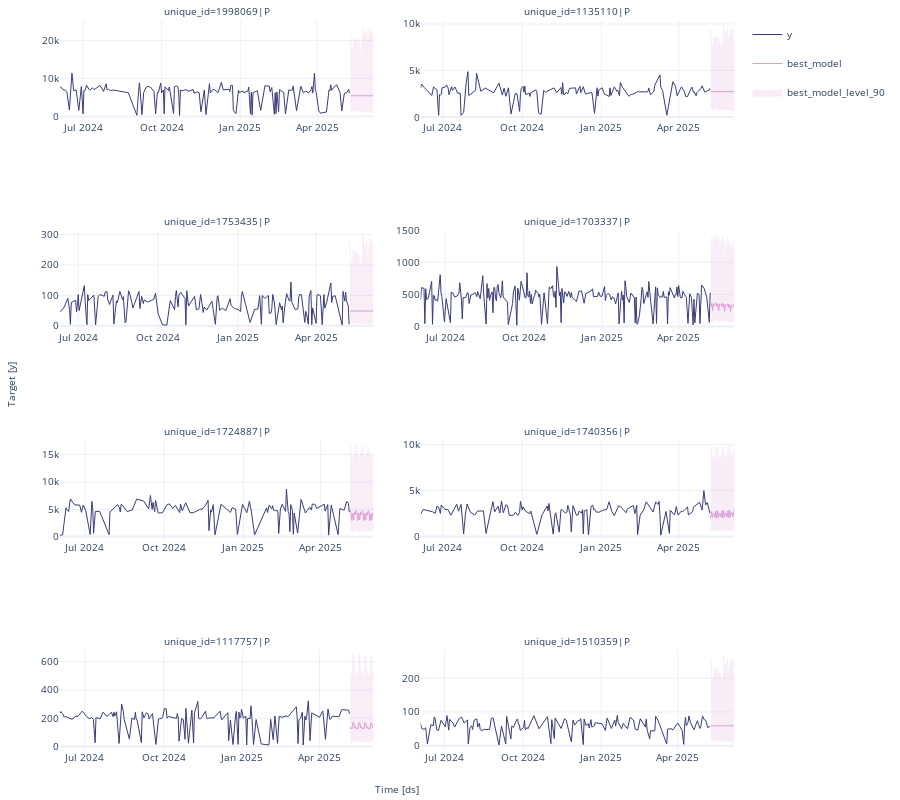

Here is the notebook cell this chart was saved with:
### Code cell
# Plot to unique_ids and some selected models
sf.plot(plot_df, prod_forecasts_df, level=[90], engine='plotly')

### Figure 1 — Plotly figure (JSON) as saved in the notebook; plotly's stock layout.template omitted (floating-point values rounded to 4 significant figures; data arrays with more than 128 entries replaced by an {"elided": "..."} marker saying what was removed)
{"data": [{"legendgroup": "y", "line": {"color": "#393b79", "width": 1}, "mode": "lines", "name": "y", "showlegend": true, "type": "scatter", "x": {"elided": "170 str values"}, "xaxis": "x", "y": {"elided": "170 float values"}, "yaxis": "y"}, {"legendgroup": "best_model", "line": {"color": "#de9ed6", "width": 1}, "mode": "lines", "name": "best_model", "showlegend": true, "type": "scatter", "x": {"elided": "170 str values"}, "xaxis": "x", "y": {"elided": "170 float values"}, "yaxis": "y"}, {"fill": "toself", "fillcolor": "#de9ed6", "legendgroup": "best_model_level_90", "line": {"color": "#de9ed6", "width": 1}, "mode": "lines", "name": "best_model_level_90", "opacity": 0.18, "showlegend": true, "type": "scatter", "x": {"elided": "340 str values"}, "xaxis": "x", "y": {"elided": "340 float values"}, "yaxis": "y"}, {"legendgroup": "y", "line": {"color": "#393b79", "width": 1}, "mode": "lines", "name": "y", "showlegend": false, "type": "scatter", "x": {"elided": "157 str values"}, "xaxis": "x2", "y": {"elided": "157 float values"}, "yaxis": "y2"}, {"legendgroup": "best_model", "line": {"color": "#de9ed6", "width": 1}, "mode": "lines", "name": "best_model", "showlegend": false, "type": "scatter", "x": {"elided": "157 str values"}, "xaxis": "x2", "y": {"elided": "157 float values"}, "yaxis": "y2"}, {"fill": "toself", "fillcolor": "#de9ed6", "legendgroup": "best_model_level_90", "line": {"color": "#de9ed6", "width": 1}, "mode": "lines", "name": "best_model_level_90", "opacity": 0.18, "showlegend": false, "type": "scatter", "x": {"elided": "314 str values"}, "xaxis": "x2", "y": {"elided": "314 float values"}, "yaxis": "y2"}, {"legendgroup": "y", "line": {"color": "#393b79", "width": 1}, "mode": "lines", "name": "y", "showlegend": false, "type": "scatter", "x": {"elided": "169 str values"}, "xaxis": "x3", "y": {"elided": "169 float values"}, "yaxis": "y3"}, {"legendgroup": "best_model", "line": {"color": "#de9ed6", "width": 1}, "mode": "lines", "name": "best_model", "showlegend": false, "type": "scatter", "x": {"elided": "169 str values"}, "xaxis": "x3", "y": {"elided": "169 float values"}, "yaxis": "y3"}, {"fill": "toself", "fillcolor": "#de9ed6", "legendgroup": "best_model_level_90", "line": {"color": "#de9ed6", "width": 1}, "mode": "lines", "name": "best_model_level_90", "opacity": 0.18, "showlegend": false, "type": "scatter", "x": {"elided": "338 str values"}, "xaxis": "x3", "y": {"elided": "338 float values"}, "yaxis": "y3"}, {"legendgroup": "y", "line": {"color": "#393b79", "width": 1}, "mode": "lines", "name": "y", "showlegend": false, "type": "scatter", "x": {"elided": "243 str values"}, "xaxis": "x4", "y": {"elided": "243 float values"}, "yaxis": "y4"}, {"legendgroup": "best_model", "line": {"color": "#de9ed6", "width": 1}, "mode": "lines", "name": "best_model", "showlegend": false, "type": "scatter", "x": {"elided": "243 str values"}, "xaxis": "x4", "y": {"elided": "243 float values"}, "yaxis": "y4"}, {"fill": "toself", "fillcolor": "#de9ed6", "legendgroup": "best_model_level_90", "line": {"color": "#de9ed6", "width": 1}, "mode": "lines", "name": "best_model_level_90", "opacity": 0.18, "showlegend": false, "type": "scatter", "x": {"elided": "486 str values"}, "xaxis": "x4", "y": {"elided": "486 float values"}, "yaxis": "y4"}, {"legendgroup": "y", "line": {"color": "#393b79", "width": 1}, "mode": "lines", "name": "y", "showlegend": false, "type": "scatter", "x": {"elided": "137 str values"}, "xaxis": "x5", "y": {"elided": "137 float values"}, "yaxis": "y5"}, {"legendgroup": "best_model", "line": {"color": "#de9ed6", "width": 1}, "mode": "lines", "name": "best_model", "showlegend": false, "type": "scatter", "x": {"elided": "137 str values"}, "xaxis": "x5", "y": {"elided": "137 float values"}, "yaxis": "y5"}, {"fill": "toself", "fillcolor": "#de9ed6", "legendgroup": "best_model_level_90", "line": {"color": "#de9ed6", "width": 1}, "mode": "lines", "name": "best_model_level_90", "opacity": 0.18, "showlegend": false, "type": "scatter", "x": {"elided": "274 str values"}, "xaxis": "x5", "y": {"elided": "274 float values"}, "yaxis": "y5"}, {"legendgroup": "y", "line": {"color": "#393b79", "width": 1}, "mode": "lines", "name": "y", "showlegend": false, "type": "scatter", "x": {"elided": "155 str values"}, "xaxis": "x6", "y": {"elided": "155 float values"}, "yaxis": "y6"}, {"legendgroup": "best_model", "line": {"color": "#de9ed6", "width": 1}, "mode": "lines", "name": "best_model", "showlegend": false, "type": "scatter", "x": {"elided": "155 str values"}, "xaxis": "x6", "y": {"elided": "155 float values"}, "yaxis": "y6"}, {"fill": "toself", "fillcolor": "#de9ed6", "legendgroup": "best_model_level_90", "line": {"color": "#de9ed6", "width": 1}, "mode": "lines", "name": "best_model_level_90", "opacity": 0.18, "showlegend": false, "type": "scatter", "x": {"elided": "310 str values"}, "xaxis": "x6", "y": {"elided": "310 float values"}, "yaxis": "y6"}, {"legendgroup": "y", "line": {"color": "#393b79", "width": 1}, "mode": "lines", "name": "y", "showlegend": false, "type": "scatter", "x": {"elided": "164 str values"}, "xaxis": "x7", "y": {"elided": "164 float values"}, "yaxis": "y7"}, {"legendgroup": "best_model", "line": {"color": "#de9ed6", "width": 1}, "mode": "lines", "name": "best_model", "showlegend": false, "type": "scatter", "x": {"elided": "164 str values"}, "xaxis": "x7", "y": {"elided": "164 float values"}, "yaxis": "y7"}, {"fill": "toself", "fillcolor": "#de9ed6", "legendgroup": "best_model_level_90", "line": {"color": "#de9ed6", "width": 1}, "mode": "lines", "name": "best_model_level_90", "opacity": 0.18, "showlegend": false, "type": "scatter", "x": {"elided": "328 str values"}, "xaxis": "x7", "y": {"elided": "328 float values"}, "yaxis": "y7"}, {"legendgroup": "y", "line": {"color": "#393b79", "width": 1}, "mode": "lines", "name": "y", "showlegend": false, "type": "scatter", "x": {"elided": "173 str values"}, "xaxis": "x8", "y": {"elided": "173 float values"}, "yaxis": "y8"}, {"legendgroup": "best_model", "line": {"color": "#de9ed6", "width": 1}, "mode": "lines", "name": "best_model", "showlegend": false, "type": "scatter", "x": {"elided": "173 str values"}, "xaxis": "x8", "y": {"elided": "173 float values"}, "yaxis": "y8"}, {"fill": "toself", "fillcolor": "#de9ed6", "legendgroup": "best_model_level_90", "line": {"color": "#de9ed6", "width": 1}, "mode": "lines", "name": "best_model_level_90", "opacity": 0.18, "showlegend": false, "type": "scatter", "x": {"elided": "346 str values"}, "xaxis": "x8", "y": {"elided": "346 float values"}, "yaxis": "y8"}], "layout": {"annotations": [{"font": {"size": 10}, "showarrow": false, "text": "unique_id=1998069|P", "x": 0.2325, "xanchor": "center", "xref": "paper", "y": 1, "yanchor": "bottom", "yref": "paper"}, {"font": {"size": 10}, "showarrow": false, "text": "unique_id=1135110|P", "x": 0.7675, "xanchor": "center", "xref": "paper", "y": 1, "yanchor": "bottom", "yref": "paper"}, {"font": {"size": 10}, "showarrow": false, "text": "unique_id=1753435|P", "x": 0.2325, "xanchor": "center", "xref": "paper", "y": 0.7125, "yanchor": "bottom", "yref": "paper"}, {"font": {"size": 10}, "showarrow": false, "text": "unique_id=1703337|P", "x": 0.7675, "xanchor": "center", "xref": "paper", "y": 0.7125, "yanchor": "bottom", "yref": "paper"}, {"font": {"size": 10}, "showarrow": false, "text": "unique_id=1724887|P", "x": 0.2325, "xanchor": "center", "xref": "paper", "y": 0.425, "yanchor": "bottom", "yref": "paper"}, {"font": {"size": 10}, "showarrow": false, "text": "unique_id=1740356|P", "x": 0.7675, "xanchor": "center", "xref": "paper", "y": 0.425, "yanchor": "bottom", "yref": "paper"}, {"font": {"size": 10}, "showarrow": false, "text": "unique_id=1117757|P", "x": 0.2325, "xanchor": "center", "xref": "paper", "y": 0.1375, "yanchor": "bottom", "yref": "paper"}, {"font": {"size": 10}, "showarrow": false, "text": "unique_id=1510359|P", "x": 0.7675, "xanchor": "center", "xref": "paper", "y": 0.1375, "yanchor": "bottom", "yref": "paper"}, {"font": {"size": 10}, "showarrow": false, "text": "Time [ds]", "x": 0.5, "xanchor": "center", "xref": "paper", "y": 0, "yanchor": "top", "yref": "paper", "yshift": -30}, {"font": {"size": 10}, "showarrow": false, "text": "Target [y]", "textangle": -90, "x": 0, "xanchor": "right", "xref": "paper", "xshift": -40, "y": 0.5, "yanchor": "middle", "yref": "paper"}], "autosize": true, "font": {"size": 10}, "height": 800, "margin": {"b": 50, "l": 60, "r": 10, "t": 20}, "xaxis": {"anchor": "y", "domain": [0, 0.465], "showticklabels": true, "visible": true}, "xaxis2": {"anchor": "y2", "domain": [0.535, 1.0], "showticklabels": true, "visible": true}, "xaxis3": {"anchor": "y3", "domain": [0, 0.465], "showticklabels": true, "visible": true}, "xaxis4": {"anchor": "y4", "domain": [0.535, 1.0], "showticklabels": true, "visible": true}, "xaxis5": {"anchor": "y5", "domain": [0, 0.465], "showticklabels": true, "visible": true}, "xaxis6": {"anchor": "y6", "domain": [0.535, 1.0], "showticklabels": true, "visible": true}, "xaxis7": {"anchor": "y7", "domain": [0, 0.465], "showticklabels": true, "visible": true}, "xaxis8": {"anchor": "y8", "domain": [0.535, 1.0], "showticklabels": true, "visible": true}, "yaxis": {"anchor": "x", "domain": [0.8625, 1]}, "yaxis2": {"anchor": "x2", "domain": [0.8625, 1]}, "yaxis3": {"anchor": "x3", "domain": [0.575, 0.7125]}, "yaxis4": {"anchor": "x4", "domain": [0.575, 0.7125]}, "yaxis5": {"anchor": "x5", "domain": [0.2875, 0.425]}, "yaxis6": {"anchor": "x6", "domain": [0.2875, 0.425]}, "yaxis7": {"anchor": "x7", "domain": [0, 0.1375]}, "yaxis8": {"anchor": "x8", "domain": [0, 0.1375]}}}
